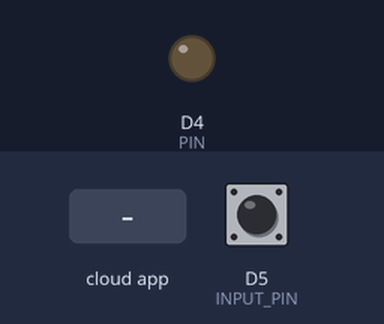
Bench run of a sketch on a simulated ESP8266 (NodeMCU). Parts: output pins drawn as LEDs (lit = HIGH). The inputs (shaded band) are chosen by the test bench; at power-on: D5 (INPUT_PIN) HIGH. WiFi joins after 1.5 s; servers stay silent unless stated; what the sketch prints to the serial monitor is not drawn.

Above: at 2.7 s.
2.8 s: the phone or cloud app sets Garage to 0
At 3.8 s:
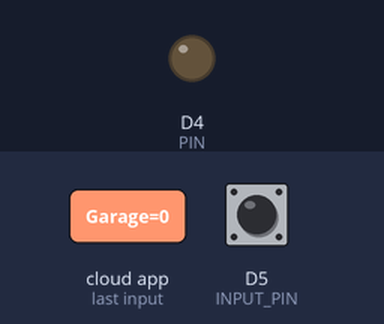
4.3 s: the phone or cloud app sets Garage to 1
At 5.0 s:
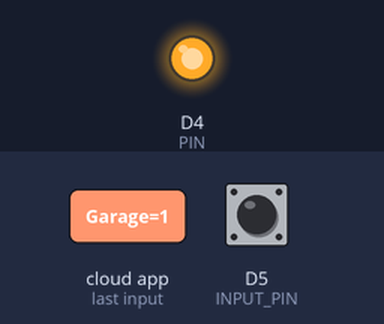
Timing chart, 0 to 7.3 s (numbered marks = the images above; inputs shaded):
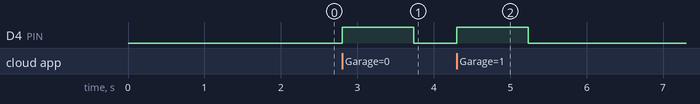

The sketch:

SmartGarage.ino
```cpp
#include <Arduino.h>
#ifdef ESP32
    #include <WiFi.h>
#else
    #include <ESP8266WiFi.h>
#endif
#include "fauxmoESP.h"
#include "credentials.h"

#define SERIAL_BAUDRATE                 115200
#define PIN                             D4
#define INPUT_PIN                       D5

#define AUTO_CLOSE_TIME                 15 * 60000

fauxmoESP fauxmo;
bool doorClosed = true;

// -----------------------------------------------------------------------------
// Wifi
// -----------------------------------------------------------------------------

void wifiSetup() {

    // Set WIFI module to STA mode
    WiFi.mode(WIFI_STA);

    // Connect
    Serial.printf("[WIFI] Connecting to %s ", WIFI_SSID);
    WiFi.begin(WIFI_SSID, WIFI_PASS);

    // Wait
    while (WiFi.status() != WL_CONNECTED) {
        Serial.print(".");
        delay(100);
    }
    Serial.println();

    // Connected!
    Serial.printf("[WIFI] STATION Mode, SSID: %s, IP address: %s\n", WiFi.SSID().c_str(), WiFi.localIP().toString().c_str());

}

void toggleDoor() {
  digitalWrite(PIN, HIGH);
  for (int i = 0; i < 2000 ; i++) //delay() doesn't work.
    Serial.println(i);
  digitalWrite(PIN, LOW);
}

void setup() {

    // Init serial port and clean garbage
    Serial.begin(SERIAL_BAUDRATE);
    Serial.println();
    Serial.println();

    // Wifi
    wifiSetup();

    // PIN
    pinMode(PIN, OUTPUT);
    pinMode(INPUT_PIN, INPUT);

    // You can enable or disable the library at any moment
    // Disabling it will prevent the devices from being discovered and switched
    fauxmo.enable(true);

    // Add virtual devices
    fauxmo.addDevice("Garage");

    // fauxmoESP 2.0.0 has changed the callback signature to add the device_id,
    // this way it's easier to match devices to action without having to compare strings.
    fauxmo.onSetState([](unsigned char device_id, const char * device_name, bool state) {
        Serial.printf("[MAIN] Device #%d (%s) state: %s\n", device_id, device_name, state ? "ON" : "OFF");
        toggleDoor();
    });

    // Callback to retrieve current state (for GetBinaryState queries)
    fauxmo.onGetState([](unsigned char device_id, const char * device_name) {
        return !digitalRead(PIN);
    });

}

void loop() {

    // Since fauxmoESP 2.0 the library uses the "compatibility" mode by
    // default, this means that it uses WiFiUdp class instead of AsyncUDP.
    // The later requires the Arduino Core for ESP8266 staging version
    // whilst the former works fine with current stable 2.3.0 version.
    // But, since it's not "async" anymore we have to manually poll for UDP
    // packets
    fauxmo.handle();

    static unsigned long last = millis();
    if (millis() - last > 5000) {
        last = millis();
        Serial.printf("[MAIN] Free heap: %d bytes\n", ESP.getFreeHeap());
    }

    doorClosed = !digitalRead(INPUT_PIN);

    static unsigned long openTimer = millis();
    if (!doorClosed && (millis() - openTimer > AUTO_CLOSE_TIME)) {
      openTimer = millis();
      toggleDoor();
    }

}
```

credentials.h
```cpp
#define WIFI_SSID "...."
#define WIFI_PASS "...."
```

Measured:
- after the input at 2.8 s, D4 (PIN): LOW → HIGH at once, → LOW 0.93 s later
- after the input at 4.3 s, D4 (PIN): LOW → HIGH at once, → LOW 0.93 s later
